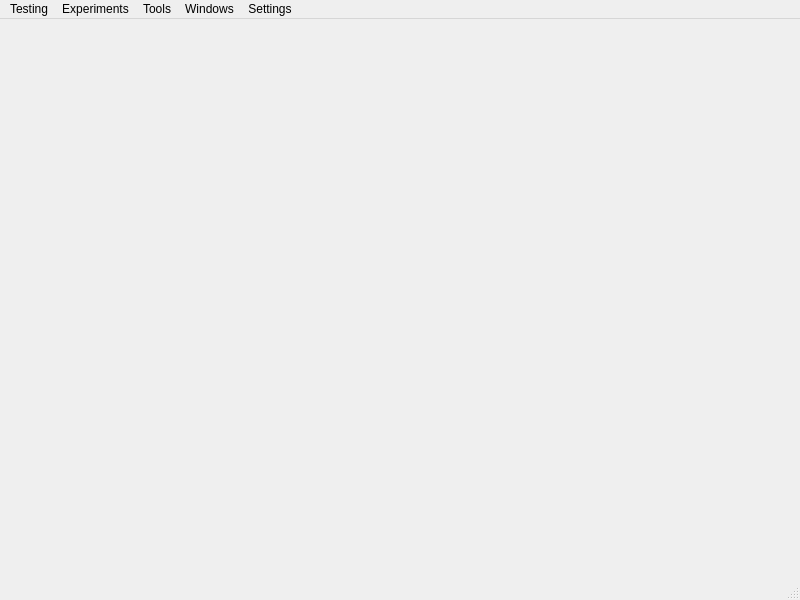
<?xml version="1.0" encoding="UTF-8"?>
<ui version="4.0">
 <class>MainWindow</class>
 <widget class="QMainWindow" name="MainWindow">
  <property name="geometry">
   <rect>
    <x>0</x>
    <y>0</y>
    <width>800</width>
    <height>600</height>
   </rect>
  </property>
  <property name="windowTitle">
   <string>Human Magnetic Reception Experiment</string>
  </property>
  <property name="toolTip">
   <string>HMRE Application</string>
  </property>
  <widget class="QWidget" name="centralwidget"/>
  <widget class="QMenuBar" name="menubar">
   <property name="geometry">
    <rect>
     <x>0</x>
     <y>0</y>
     <width>800</width>
     <height>22</height>
    </rect>
   </property>
   <widget class="QMenu" name="menuTesting">
    <property name="title">
     <string>Testing</string>
    </property>
    <addaction name="actionOutput"/>
    <addaction name="actionMonitor"/>
    <addaction name="actionSound_Video"/>
    <addaction name="actionTest_Vector_Conversions_Math"/>
    <addaction name="actionTest_Video_Player"/>
    <addaction name="actionTest_Continuous_Fluxgate_Monitor"/>
   </widget>
   <widget class="QMenu" name="menuExperiments">
    <property name="title">
     <string>Experiments</string>
    </property>
   </widget>
   <widget class="QMenu" name="menuTools">
    <property name="title">
     <string>Tools</string>
    </property>
   </widget>
   <widget class="QMenu" name="menuWindows">
    <property name="title">
     <string>Windows</string>
    </property>
   </widget>
   <widget class="QMenu" name="menuSettings">
    <property name="title">
     <string>Settings</string>
    </property>
   </widget>
   <addaction name="menuTesting"/>
   <addaction name="menuExperiments"/>
   <addaction name="menuTools"/>
   <addaction name="menuWindows"/>
   <addaction name="menuSettings"/>
  </widget>
  <widget class="QStatusBar" name="statusbar"/>
  <action name="actionOutput">
   <property name="text">
    <string>Output</string>
   </property>
  </action>
  <action name="actionMonitor">
   <property name="text">
    <string>Monitor</string>
   </property>
  </action>
  <action name="actionSound_Video">
   <property name="text">
    <string>Sound/Video</string>
   </property>
  </action>
  <action name="actionTest_Vector_Conversions_Math">
   <property name="text">
    <string>Test Vector Conversions / Math</string>
   </property>
  </action>
  <action name="actionTest_Video_Player">
   <property name="text">
    <string>Test Video Player</string>
   </property>
  </action>
  <action name="actionTest_Continuous_Fluxgate_Monitor">
   <property name="text">
    <string>Test Continuous Fluxgate Monitor</string>
   </property>
  </action>
 </widget>
 <resources/>
 <connections/>
</ui>
